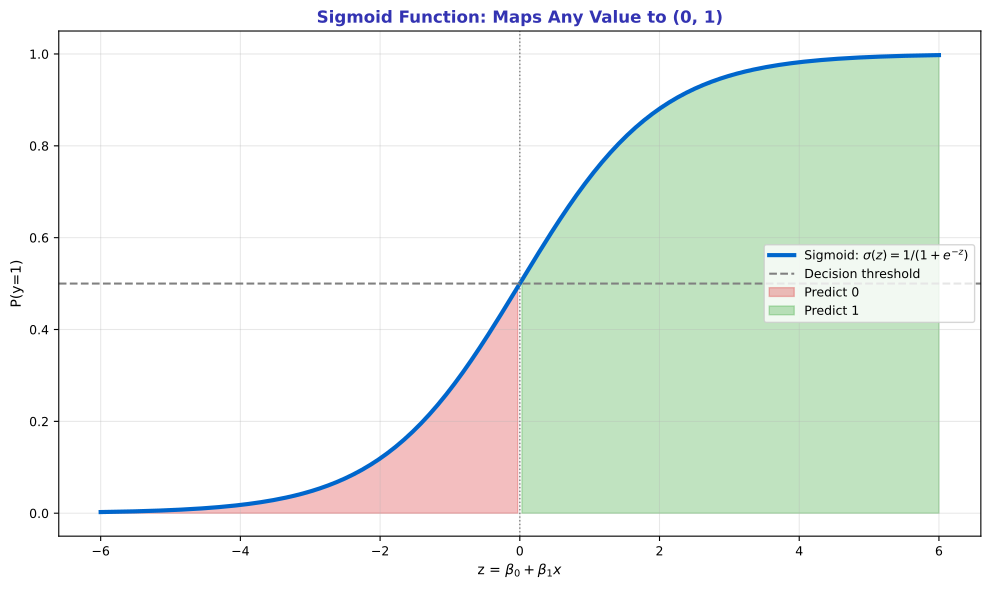

Write the Python code that produced this figure.
"""Sigmoid Function"""
import matplotlib.pyplot as plt
import numpy as np
from pathlib import Path

plt.rcParams.update({
    'font.size': 10, 'axes.labelsize': 10, 'axes.titlesize': 11,
    'xtick.labelsize': 9, 'ytick.labelsize': 9, 'legend.fontsize': 9,
    'figure.figsize': (10, 6), 'figure.dpi': 150
})

MLPURPLE = '#3333B2'
MLLAVENDER = '#ADADE0'
MLBLUE = '#0066CC'
MLORANGE = '#FF7F0E'
MLGREEN = '#2CA02C'
MLRED = '#D62728'

np.random.seed(42)

fig, ax = plt.subplots(figsize=(10, 6))


z = np.linspace(-6, 6, 200)
sigmoid = 1 / (1 + np.exp(-z))

ax.plot(z, sigmoid, color=MLBLUE, linewidth=3, label='Sigmoid: $\\sigma(z) = 1/(1+e^{-z})$')
ax.axhline(0.5, color='gray', linestyle='--', linewidth=1.5, label='Decision threshold')
ax.axvline(0, color='gray', linestyle=':', linewidth=1)

ax.fill_between(z[z < 0], sigmoid[z < 0], alpha=0.3, color=MLRED, label='Predict 0')
ax.fill_between(z[z >= 0], sigmoid[z >= 0], alpha=0.3, color=MLGREEN, label='Predict 1')

ax.set_title('Sigmoid Function: Maps Any Value to (0, 1)', fontsize=12, fontweight='bold', color=MLPURPLE)
ax.set_xlabel('z = $\\beta_0 + \\beta_1 x$', fontsize=10)
ax.set_ylabel('P(y=1)', fontsize=10)
ax.legend(fontsize=9, loc='right')
ax.grid(alpha=0.3)
ax.set_ylim(-0.05, 1.05)


plt.tight_layout()
plt.savefig(Path(__file__).parent / 'chart.pdf', dpi=300, bbox_inches='tight')
plt.close()
